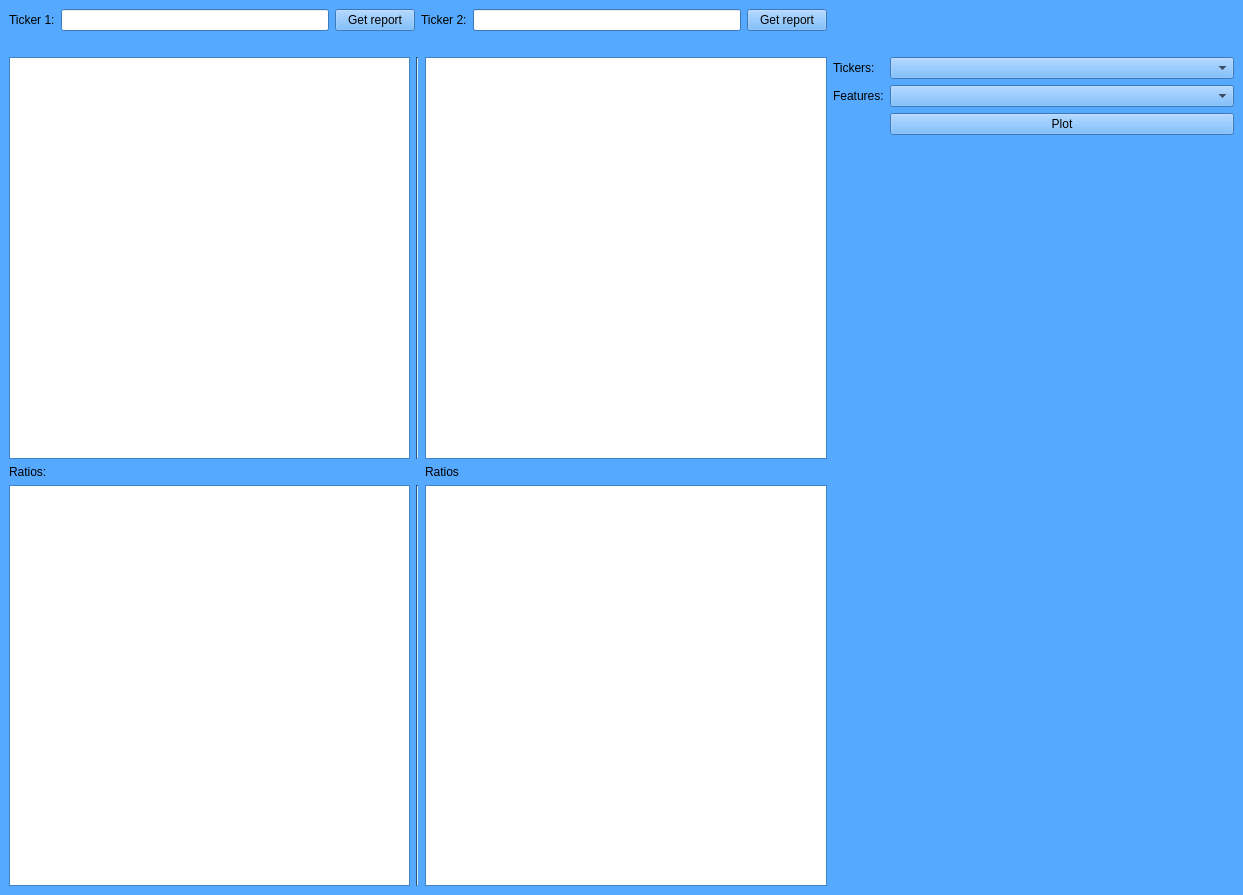
<?xml version="1.0" encoding="UTF-8"?>
<ui version="4.0">
 <class>MainWindow3</class>
 <widget class="QMainWindow" name="MainWindow3">
  <property name="geometry">
   <rect>
    <x>0</x>
    <y>0</y>
    <width>1243</width>
    <height>895</height>
   </rect>
  </property>
  <property name="palette">
   <palette>
    <active>
     <colorrole role="WindowText">
      <brush brushstyle="SolidPattern">
       <color alpha="255">
        <red>0</red>
        <green>0</green>
        <blue>0</blue>
       </color>
      </brush>
     </colorrole>
     <colorrole role="Button">
      <brush brushstyle="SolidPattern">
       <color alpha="255">
        <red>85</red>
        <green>170</green>
        <blue>255</blue>
       </color>
      </brush>
     </colorrole>
     <colorrole role="Light">
      <brush brushstyle="SolidPattern">
       <color alpha="255">
        <red>212</red>
        <green>234</green>
        <blue>255</blue>
       </color>
      </brush>
     </colorrole>
     <colorrole role="Midlight">
      <brush brushstyle="SolidPattern">
       <color alpha="255">
        <red>148</red>
        <green>202</green>
        <blue>255</blue>
       </color>
      </brush>
     </colorrole>
     <colorrole role="Dark">
      <brush brushstyle="SolidPattern">
       <color alpha="255">
        <red>42</red>
        <green>85</green>
        <blue>127</blue>
       </color>
      </brush>
     </colorrole>
     <colorrole role="Mid">
      <brush brushstyle="SolidPattern">
       <color alpha="255">
        <red>57</red>
        <green>113</green>
        <blue>170</blue>
       </color>
      </brush>
     </colorrole>
     <colorrole role="Text">
      <brush brushstyle="SolidPattern">
       <color alpha="255">
        <red>0</red>
        <green>0</green>
        <blue>0</blue>
       </color>
      </brush>
     </colorrole>
     <colorrole role="BrightText">
      <brush brushstyle="SolidPattern">
       <color alpha="255">
        <red>255</red>
        <green>255</green>
        <blue>255</blue>
       </color>
      </brush>
     </colorrole>
     <colorrole role="ButtonText">
      <brush brushstyle="SolidPattern">
       <color alpha="255">
        <red>0</red>
        <green>0</green>
        <blue>0</blue>
       </color>
      </brush>
     </colorrole>
     <colorrole role="Base">
      <brush brushstyle="SolidPattern">
       <color alpha="255">
        <red>255</red>
        <green>255</green>
        <blue>255</blue>
       </color>
      </brush>
     </colorrole>
     <colorrole role="Window">
      <brush brushstyle="SolidPattern">
       <color alpha="255">
        <red>85</red>
        <green>170</green>
        <blue>255</blue>
       </color>
      </brush>
     </colorrole>
     <colorrole role="Shadow">
      <brush brushstyle="SolidPattern">
       <color alpha="255">
        <red>0</red>
        <green>0</green>
        <blue>0</blue>
       </color>
      </brush>
     </colorrole>
     <colorrole role="AlternateBase">
      <brush brushstyle="SolidPattern">
       <color alpha="255">
        <red>170</red>
        <green>212</green>
        <blue>255</blue>
       </color>
      </brush>
     </colorrole>
     <colorrole role="ToolTipBase">
      <brush brushstyle="SolidPattern">
       <color alpha="255">
        <red>255</red>
        <green>255</green>
        <blue>220</blue>
       </color>
      </brush>
     </colorrole>
     <colorrole role="ToolTipText">
      <brush brushstyle="SolidPattern">
       <color alpha="255">
        <red>0</red>
        <green>0</green>
        <blue>0</blue>
       </color>
      </brush>
     </colorrole>
     <colorrole role="PlaceholderText">
      <brush brushstyle="SolidPattern">
       <color alpha="128">
        <red>0</red>
        <green>0</green>
        <blue>0</blue>
       </color>
      </brush>
     </colorrole>
    </active>
    <inactive>
     <colorrole role="WindowText">
      <brush brushstyle="SolidPattern">
       <color alpha="255">
        <red>0</red>
        <green>0</green>
        <blue>0</blue>
       </color>
      </brush>
     </colorrole>
     <colorrole role="Button">
      <brush brushstyle="SolidPattern">
       <color alpha="255">
        <red>85</red>
        <green>170</green>
        <blue>255</blue>
       </color>
      </brush>
     </colorrole>
     <colorrole role="Light">
      <brush brushstyle="SolidPattern">
       <color alpha="255">
        <red>212</red>
        <green>234</green>
        <blue>255</blue>
       </color>
      </brush>
     </colorrole>
     <colorrole role="Midlight">
      <brush brushstyle="SolidPattern">
       <color alpha="255">
        <red>148</red>
        <green>202</green>
        <blue>255</blue>
       </color>
      </brush>
     </colorrole>
     <colorrole role="Dark">
      <brush brushstyle="SolidPattern">
       <color alpha="255">
        <red>42</red>
        <green>85</green>
        <blue>127</blue>
       </color>
      </brush>
     </colorrole>
     <colorrole role="Mid">
      <brush brushstyle="SolidPattern">
       <color alpha="255">
        <red>57</red>
        <green>113</green>
        <blue>170</blue>
       </color>
      </brush>
     </colorrole>
     <colorrole role="Text">
      <brush brushstyle="SolidPattern">
       <color alpha="255">
        <red>0</red>
        <green>0</green>
        <blue>0</blue>
       </color>
      </brush>
     </colorrole>
     <colorrole role="BrightText">
      <brush brushstyle="SolidPattern">
       <color alpha="255">
        <red>255</red>
        <green>255</green>
        <blue>255</blue>
       </color>
      </brush>
     </colorrole>
     <colorrole role="ButtonText">
      <brush brushstyle="SolidPattern">
       <color alpha="255">
        <red>0</red>
        <green>0</green>
        <blue>0</blue>
       </color>
      </brush>
     </colorrole>
     <colorrole role="Base">
      <brush brushstyle="SolidPattern">
       <color alpha="255">
        <red>255</red>
        <green>255</green>
        <blue>255</blue>
       </color>
      </brush>
     </colorrole>
     <colorrole role="Window">
      <brush brushstyle="SolidPattern">
       <color alpha="255">
        <red>85</red>
        <green>170</green>
        <blue>255</blue>
       </color>
      </brush>
     </colorrole>
     <colorrole role="Shadow">
      <brush brushstyle="SolidPattern">
       <color alpha="255">
        <red>0</red>
        <green>0</green>
        <blue>0</blue>
       </color>
      </brush>
     </colorrole>
     <colorrole role="AlternateBase">
      <brush brushstyle="SolidPattern">
       <color alpha="255">
        <red>170</red>
        <green>212</green>
        <blue>255</blue>
       </color>
      </brush>
     </colorrole>
     <colorrole role="ToolTipBase">
      <brush brushstyle="SolidPattern">
       <color alpha="255">
        <red>255</red>
        <green>255</green>
        <blue>220</blue>
       </color>
      </brush>
     </colorrole>
     <colorrole role="ToolTipText">
      <brush brushstyle="SolidPattern">
       <color alpha="255">
        <red>0</red>
        <green>0</green>
        <blue>0</blue>
       </color>
      </brush>
     </colorrole>
     <colorrole role="PlaceholderText">
      <brush brushstyle="SolidPattern">
       <color alpha="128">
        <red>0</red>
        <green>0</green>
        <blue>0</blue>
       </color>
      </brush>
     </colorrole>
    </inactive>
    <disabled>
     <colorrole role="WindowText">
      <brush brushstyle="SolidPattern">
       <color alpha="255">
        <red>42</red>
        <green>85</green>
        <blue>127</blue>
       </color>
      </brush>
     </colorrole>
     <colorrole role="Button">
      <brush brushstyle="SolidPattern">
       <color alpha="255">
        <red>85</red>
        <green>170</green>
        <blue>255</blue>
       </color>
      </brush>
     </colorrole>
     <colorrole role="Light">
      <brush brushstyle="SolidPattern">
       <color alpha="255">
        <red>212</red>
        <green>234</green>
        <blue>255</blue>
       </color>
      </brush>
     </colorrole>
     <colorrole role="Midlight">
      <brush brushstyle="SolidPattern">
       <color alpha="255">
        <red>148</red>
        <green>202</green>
        <blue>255</blue>
       </color>
      </brush>
     </colorrole>
     <colorrole role="Dark">
      <brush brushstyle="SolidPattern">
       <color alpha="255">
        <red>42</red>
        <green>85</green>
        <blue>127</blue>
       </color>
      </brush>
     </colorrole>
     <colorrole role="Mid">
      <brush brushstyle="SolidPattern">
       <color alpha="255">
        <red>57</red>
        <green>113</green>
        <blue>170</blue>
       </color>
      </brush>
     </colorrole>
     <colorrole role="Text">
      <brush brushstyle="SolidPattern">
       <color alpha="255">
        <red>42</red>
        <green>85</green>
        <blue>127</blue>
       </color>
      </brush>
     </colorrole>
     <colorrole role="BrightText">
      <brush brushstyle="SolidPattern">
       <color alpha="255">
        <red>255</red>
        <green>255</green>
        <blue>255</blue>
       </color>
      </brush>
     </colorrole>
     <colorrole role="ButtonText">
      <brush brushstyle="SolidPattern">
       <color alpha="255">
        <red>42</red>
        <green>85</green>
        <blue>127</blue>
       </color>
      </brush>
     </colorrole>
     <colorrole role="Base">
      <brush brushstyle="SolidPattern">
       <color alpha="255">
        <red>85</red>
        <green>170</green>
        <blue>255</blue>
       </color>
      </brush>
     </colorrole>
     <colorrole role="Window">
      <brush brushstyle="SolidPattern">
       <color alpha="255">
        <red>85</red>
        <green>170</green>
        <blue>255</blue>
       </color>
      </brush>
     </colorrole>
     <colorrole role="Shadow">
      <brush brushstyle="SolidPattern">
       <color alpha="255">
        <red>0</red>
        <green>0</green>
        <blue>0</blue>
       </color>
      </brush>
     </colorrole>
     <colorrole role="AlternateBase">
      <brush brushstyle="SolidPattern">
       <color alpha="255">
        <red>85</red>
        <green>170</green>
        <blue>255</blue>
       </color>
      </brush>
     </colorrole>
     <colorrole role="ToolTipBase">
      <brush brushstyle="SolidPattern">
       <color alpha="255">
        <red>255</red>
        <green>255</green>
        <blue>220</blue>
       </color>
      </brush>
     </colorrole>
     <colorrole role="ToolTipText">
      <brush brushstyle="SolidPattern">
       <color alpha="255">
        <red>0</red>
        <green>0</green>
        <blue>0</blue>
       </color>
      </brush>
     </colorrole>
     <colorrole role="PlaceholderText">
      <brush brushstyle="SolidPattern">
       <color alpha="128">
        <red>0</red>
        <green>0</green>
        <blue>0</blue>
       </color>
      </brush>
     </colorrole>
    </disabled>
   </palette>
  </property>
  <property name="windowTitle">
   <string>MainWindow</string>
  </property>
  <widget class="QWidget" name="centralwidget">
   <layout class="QGridLayout" name="gridLayout_2">
    <item row="0" column="0" colspan="3">
     <layout class="QHBoxLayout" name="horizontalLayout">
      <item>
       <widget class="QLabel" name="label">
        <property name="styleSheet">
         <string notr="true">font: 12pt &quot;MS Shell Dlg 2&quot;;</string>
        </property>
        <property name="text">
         <string>Ticker 1:</string>
        </property>
       </widget>
      </item>
      <item>
       <widget class="QLineEdit" name="tickerInput1"/>
      </item>
      <item>
       <widget class="QPushButton" name="reportButton_1">
        <property name="styleSheet">
         <string notr="true">font: 12pt &quot;MS Shell Dlg 2&quot;;</string>
        </property>
        <property name="text">
         <string>Get report</string>
        </property>
       </widget>
      </item>
      <item>
       <widget class="QLabel" name="label_2">
        <property name="styleSheet">
         <string notr="true">font: 12pt &quot;MS Shell Dlg 2&quot;;</string>
        </property>
        <property name="text">
         <string>Ticker 2:</string>
        </property>
       </widget>
      </item>
      <item>
       <widget class="QLineEdit" name="tickerInput2"/>
      </item>
      <item>
       <widget class="QPushButton" name="reportButton_2">
        <property name="styleSheet">
         <string notr="true">font: 12pt &quot;MS Shell Dlg 2&quot;;</string>
        </property>
        <property name="text">
         <string>Get report</string>
        </property>
       </widget>
      </item>
     </layout>
    </item>
    <item row="1" column="0">
     <widget class="QLabel" name="t1_Label">
      <property name="styleSheet">
       <string notr="true">font: 12pt &quot;MS Shell Dlg 2&quot;;</string>
      </property>
      <property name="text">
       <string/>
      </property>
     </widget>
    </item>
    <item row="1" column="2">
     <widget class="QLabel" name="t2_Label">
      <property name="styleSheet">
       <string notr="true">font: 12pt &quot;MS Shell Dlg 2&quot;;</string>
      </property>
      <property name="text">
       <string/>
      </property>
     </widget>
    </item>
    <item row="2" column="0">
     <widget class="QTableView" name="reportView1"/>
    </item>
    <item row="2" column="1">
     <widget class="Line" name="line_2">
      <property name="orientation">
       <enum>Qt::Vertical</enum>
      </property>
     </widget>
    </item>
    <item row="2" column="2">
     <widget class="QTableView" name="reportView2"/>
    </item>
    <item row="2" column="3" rowspan="3">
     <layout class="QGridLayout" name="gridLayout">
      <item row="2" column="1">
       <widget class="QPushButton" name="plotButton">
        <property name="sizePolicy">
         <sizepolicy hsizetype="Minimum" vsizetype="Fixed">
          <horstretch>0</horstretch>
          <verstretch>0</verstretch>
         </sizepolicy>
        </property>
        <property name="styleSheet">
         <string notr="true">font: 12pt &quot;MS Shell Dlg 2&quot;;</string>
        </property>
        <property name="text">
         <string>Plot</string>
        </property>
       </widget>
      </item>
      <item row="0" column="0">
       <widget class="QLabel" name="label_3">
        <property name="styleSheet">
         <string notr="true">font: 12pt &quot;MS Shell Dlg 2&quot;;</string>
        </property>
        <property name="text">
         <string>Tickers:</string>
        </property>
       </widget>
      </item>
      <item row="4" column="1">
       <widget class="QLabel" name="label_5">
        <property name="sizePolicy">
         <sizepolicy hsizetype="Preferred" vsizetype="Expanding">
          <horstretch>0</horstretch>
          <verstretch>0</verstretch>
         </sizepolicy>
        </property>
        <property name="text">
         <string/>
        </property>
       </widget>
      </item>
      <item row="1" column="0">
       <widget class="QLabel" name="label_4">
        <property name="styleSheet">
         <string notr="true">font: 12pt &quot;MS Shell Dlg 2&quot;;</string>
        </property>
        <property name="text">
         <string>Features:</string>
        </property>
       </widget>
      </item>
      <item row="1" column="1">
       <widget class="QComboBox" name="comboBoxFeatures">
        <property name="styleSheet">
         <string notr="true">font: 12pt &quot;MS Shell Dlg 2&quot;;</string>
        </property>
       </widget>
      </item>
      <item row="0" column="1">
       <widget class="QComboBox" name="comboBoxTickers">
        <property name="styleSheet">
         <string notr="true">font: 12pt &quot;MS Shell Dlg 2&quot;;</string>
        </property>
       </widget>
      </item>
      <item row="3" column="1">
       <widget class="MplWidget" name="plotArea" native="true">
        <property name="sizePolicy">
         <sizepolicy hsizetype="Expanding" vsizetype="Expanding">
          <horstretch>0</horstretch>
          <verstretch>0</verstretch>
         </sizepolicy>
        </property>
        <property name="minimumSize">
         <size>
          <width>300</width>
          <height>200</height>
         </size>
        </property>
        <property name="palette">
         <palette>
          <active>
           <colorrole role="WindowText">
            <brush brushstyle="SolidPattern">
             <color alpha="255">
              <red>0</red>
              <green>0</green>
              <blue>0</blue>
             </color>
            </brush>
           </colorrole>
           <colorrole role="Button">
            <brush brushstyle="SolidPattern">
             <color alpha="255">
              <red>85</red>
              <green>170</green>
              <blue>255</blue>
             </color>
            </brush>
           </colorrole>
           <colorrole role="Light">
            <brush brushstyle="SolidPattern">
             <color alpha="255">
              <red>212</red>
              <green>234</green>
              <blue>255</blue>
             </color>
            </brush>
           </colorrole>
           <colorrole role="Midlight">
            <brush brushstyle="SolidPattern">
             <color alpha="255">
              <red>148</red>
              <green>202</green>
              <blue>255</blue>
             </color>
            </brush>
           </colorrole>
           <colorrole role="Dark">
            <brush brushstyle="SolidPattern">
             <color alpha="255">
              <red>42</red>
              <green>85</green>
              <blue>127</blue>
             </color>
            </brush>
           </colorrole>
           <colorrole role="Mid">
            <brush brushstyle="SolidPattern">
             <color alpha="255">
              <red>57</red>
              <green>113</green>
              <blue>170</blue>
             </color>
            </brush>
           </colorrole>
           <colorrole role="Text">
            <brush brushstyle="SolidPattern">
             <color alpha="255">
              <red>0</red>
              <green>0</green>
              <blue>0</blue>
             </color>
            </brush>
           </colorrole>
           <colorrole role="BrightText">
            <brush brushstyle="SolidPattern">
             <color alpha="255">
              <red>255</red>
              <green>255</green>
              <blue>255</blue>
             </color>
            </brush>
           </colorrole>
           <colorrole role="ButtonText">
            <brush brushstyle="SolidPattern">
             <color alpha="255">
              <red>0</red>
              <green>0</green>
              <blue>0</blue>
             </color>
            </brush>
           </colorrole>
           <colorrole role="Base">
            <brush brushstyle="SolidPattern">
             <color alpha="255">
              <red>255</red>
              <green>255</green>
              <blue>255</blue>
             </color>
            </brush>
           </colorrole>
           <colorrole role="Window">
            <brush brushstyle="SolidPattern">
             <color alpha="255">
              <red>85</red>
              <green>170</green>
              <blue>255</blue>
             </color>
            </brush>
           </colorrole>
           <colorrole role="Shadow">
            <brush brushstyle="SolidPattern">
             <color alpha="255">
              <red>0</red>
              <green>0</green>
              <blue>0</blue>
             </color>
            </brush>
           </colorrole>
           <colorrole role="AlternateBase">
            <brush brushstyle="SolidPattern">
             <color alpha="255">
              <red>170</red>
              <green>212</green>
              <blue>255</blue>
             </color>
            </brush>
           </colorrole>
           <colorrole role="ToolTipBase">
            <brush brushstyle="SolidPattern">
             <color alpha="255">
              <red>255</red>
              <green>255</green>
              <blue>220</blue>
             </color>
            </brush>
           </colorrole>
           <colorrole role="ToolTipText">
            <brush brushstyle="SolidPattern">
             <color alpha="255">
              <red>0</red>
              <green>0</green>
              <blue>0</blue>
             </color>
            </brush>
           </colorrole>
           <colorrole role="PlaceholderText">
            <brush brushstyle="SolidPattern">
             <color alpha="128">
              <red>0</red>
              <green>0</green>
              <blue>0</blue>
             </color>
            </brush>
           </colorrole>
          </active>
          <inactive>
           <colorrole role="WindowText">
            <brush brushstyle="SolidPattern">
             <color alpha="255">
              <red>0</red>
              <green>0</green>
              <blue>0</blue>
             </color>
            </brush>
           </colorrole>
           <colorrole role="Button">
            <brush brushstyle="SolidPattern">
             <color alpha="255">
              <red>85</red>
              <green>170</green>
              <blue>255</blue>
             </color>
            </brush>
           </colorrole>
           <colorrole role="Light">
            <brush brushstyle="SolidPattern">
             <color alpha="255">
              <red>212</red>
              <green>234</green>
              <blue>255</blue>
             </color>
            </brush>
           </colorrole>
           <colorrole role="Midlight">
            <brush brushstyle="SolidPattern">
             <color alpha="255">
              <red>148</red>
              <green>202</green>
              <blue>255</blue>
             </color>
            </brush>
           </colorrole>
           <colorrole role="Dark">
            <brush brushstyle="SolidPattern">
             <color alpha="255">
              <red>42</red>
              <green>85</green>
              <blue>127</blue>
             </color>
            </brush>
           </colorrole>
           <colorrole role="Mid">
            <brush brushstyle="SolidPattern">
             <color alpha="255">
              <red>57</red>
              <green>113</green>
              <blue>170</blue>
             </color>
            </brush>
           </colorrole>
           <colorrole role="Text">
            <brush brushstyle="SolidPattern">
             <color alpha="255">
              <red>0</red>
              <green>0</green>
              <blue>0</blue>
             </color>
            </brush>
           </colorrole>
           <colorrole role="BrightText">
            <brush brushstyle="SolidPattern">
             <color alpha="255">
              <red>255</red>
              <green>255</green>
              <blue>255</blue>
             </color>
            </brush>
           </colorrole>
           <colorrole role="ButtonText">
            <brush brushstyle="SolidPattern">
             <color alpha="255">
              <red>0</red>
              <green>0</green>
              <blue>0</blue>
             </color>
            </brush>
           </colorrole>
           <colorrole role="Base">
            <brush brushstyle="SolidPattern">
             <color alpha="255">
              <red>255</red>
              <green>255</green>
              <blue>255</blue>
             </color>
            </brush>
           </colorrole>
           <colorrole role="Window">
            <brush brushstyle="SolidPattern">
             <color alpha="255">
              <red>85</red>
              <green>170</green>
              <blue>255</blue>
             </color>
            </brush>
           </colorrole>
           <colorrole role="Shadow">
            <brush brushstyle="SolidPattern">
             <color alpha="255">
              <red>0</red>
              <green>0</green>
              <blue>0</blue>
             </color>
            </brush>
           </colorrole>
           <colorrole role="AlternateBase">
            <brush brushstyle="SolidPattern">
             <color alpha="255">
              <red>170</red>
              <green>212</green>
              <blue>255</blue>
             </color>
            </brush>
           </colorrole>
           <colorrole role="ToolTipBase">
            <brush brushstyle="SolidPattern">
             <color alpha="255">
              <red>255</red>
              <green>255</green>
              <blue>220</blue>
             </color>
            </brush>
           </colorrole>
           <colorrole role="ToolTipText">
            <brush brushstyle="SolidPattern">
             <color alpha="255">
              <red>0</red>
              <green>0</green>
              <blue>0</blue>
             </color>
            </brush>
           </colorrole>
           <colorrole role="PlaceholderText">
            <brush brushstyle="SolidPattern">
             <color alpha="128">
              <red>0</red>
              <green>0</green>
              <blue>0</blue>
             </color>
            </brush>
           </colorrole>
          </inactive>
          <disabled>
           <colorrole role="WindowText">
            <brush brushstyle="SolidPattern">
             <color alpha="255">
              <red>42</red>
              <green>85</green>
              <blue>127</blue>
             </color>
            </brush>
           </colorrole>
           <colorrole role="Button">
            <brush brushstyle="SolidPattern">
             <color alpha="255">
              <red>85</red>
              <green>170</green>
              <blue>255</blue>
             </color>
            </brush>
           </colorrole>
           <colorrole role="Light">
            <brush brushstyle="SolidPattern">
             <color alpha="255">
              <red>212</red>
              <green>234</green>
              <blue>255</blue>
             </color>
            </brush>
           </colorrole>
           <colorrole role="Midlight">
            <brush brushstyle="SolidPattern">
             <color alpha="255">
              <red>148</red>
              <green>202</green>
              <blue>255</blue>
             </color>
            </brush>
           </colorrole>
           <colorrole role="Dark">
            <brush brushstyle="SolidPattern">
             <color alpha="255">
              <red>42</red>
              <green>85</green>
              <blue>127</blue>
             </color>
            </brush>
           </colorrole>
           <colorrole role="Mid">
            <brush brushstyle="SolidPattern">
             <color alpha="255">
              <red>57</red>
              <green>113</green>
              <blue>170</blue>
             </color>
            </brush>
           </colorrole>
           <colorrole role="Text">
            <brush brushstyle="SolidPattern">
             <color alpha="255">
              <red>42</red>
              <green>85</green>
              <blue>127</blue>
             </color>
            </brush>
           </colorrole>
           <colorrole role="BrightText">
            <brush brushstyle="SolidPattern">
             <color alpha="255">
              <red>255</red>
              <green>255</green>
              <blue>255</blue>
             </color>
            </brush>
           </colorrole>
           <colorrole role="ButtonText">
            <brush brushstyle="SolidPattern">
             <color alpha="255">
              <red>42</red>
              <green>85</green>
              <blue>127</blue>
             </color>
            </brush>
           </colorrole>
           <colorrole role="Base">
            <brush brushstyle="SolidPattern">
             <color alpha="255">
              <red>85</red>
              <green>170</green>
              <blue>255</blue>
             </color>
            </brush>
           </colorrole>
           <colorrole role="Window">
            <brush brushstyle="SolidPattern">
             <color alpha="255">
              <red>85</red>
              <green>170</green>
              <blue>255</blue>
             </color>
            </brush>
           </colorrole>
           <colorrole role="Shadow">
            <brush brushstyle="SolidPattern">
             <color alpha="255">
              <red>0</red>
              <green>0</green>
              <blue>0</blue>
             </color>
            </brush>
           </colorrole>
           <colorrole role="AlternateBase">
            <brush brushstyle="SolidPattern">
             <color alpha="255">
              <red>85</red>
              <green>170</green>
              <blue>255</blue>
             </color>
            </brush>
           </colorrole>
           <colorrole role="ToolTipBase">
            <brush brushstyle="SolidPattern">
             <color alpha="255">
              <red>255</red>
              <green>255</green>
              <blue>220</blue>
             </color>
            </brush>
           </colorrole>
           <colorrole role="ToolTipText">
            <brush brushstyle="SolidPattern">
             <color alpha="255">
              <red>0</red>
              <green>0</green>
              <blue>0</blue>
             </color>
            </brush>
           </colorrole>
           <colorrole role="PlaceholderText">
            <brush brushstyle="SolidPattern">
             <color alpha="128">
              <red>0</red>
              <green>0</green>
              <blue>0</blue>
             </color>
            </brush>
           </colorrole>
          </disabled>
         </palette>
        </property>
       </widget>
      </item>
     </layout>
    </item>
    <item row="3" column="0">
     <widget class="QLabel" name="label_8">
      <property name="styleSheet">
       <string notr="true">font: 12pt &quot;MS Shell Dlg 2&quot;;</string>
      </property>
      <property name="text">
       <string>Ratios:</string>
      </property>
     </widget>
    </item>
    <item row="3" column="2">
     <widget class="QLabel" name="label_9">
      <property name="styleSheet">
       <string notr="true">font: 12pt &quot;MS Shell Dlg 2&quot;;</string>
      </property>
      <property name="text">
       <string>Ratios</string>
      </property>
     </widget>
    </item>
    <item row="4" column="0">
     <widget class="QTableView" name="reportView1_2"/>
    </item>
    <item row="4" column="1">
     <widget class="Line" name="line">
      <property name="orientation">
       <enum>Qt::Vertical</enum>
      </property>
     </widget>
    </item>
    <item row="4" column="2">
     <widget class="QTableView" name="reportView2_2"/>
    </item>
   </layout>
  </widget>
 </widget>
 <customwidgets>
  <customwidget>
   <class>MplWidget</class>
   <extends>QWidget</extends>
   <header>mplwidget.h</header>
   <container>1</container>
  </customwidget>
 </customwidgets>
 <resources/>
 <connections/>
</ui>
